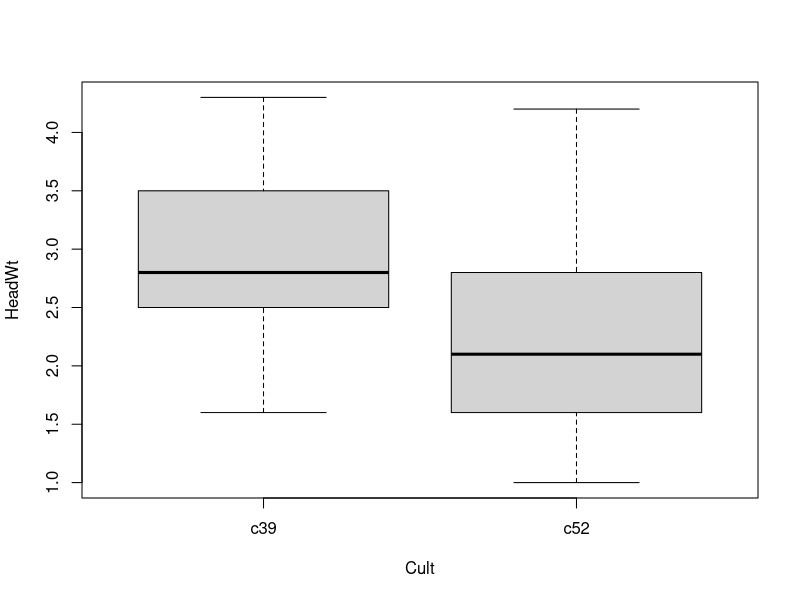
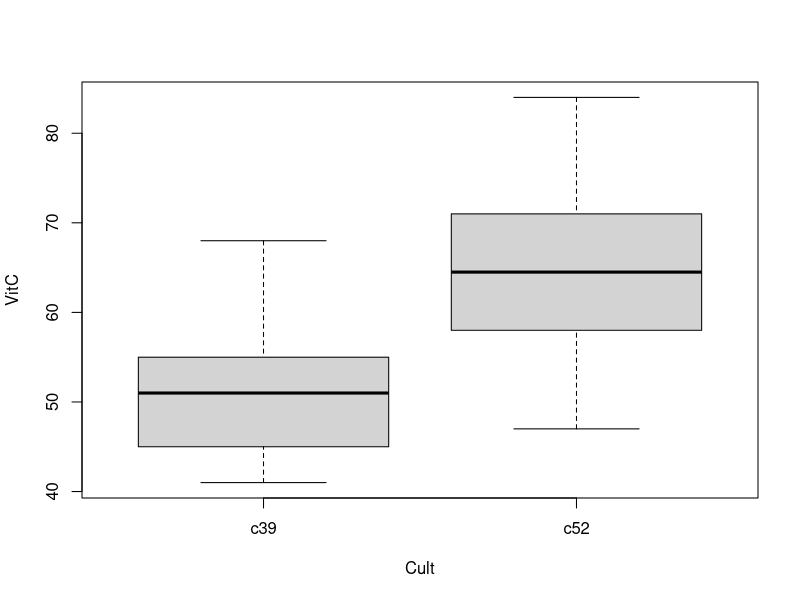

R code for these plots, in order:
library(MASS)
library(car)
summary(whiteside)
summary(cabbages)
boxplot( HeadWt ~ Cult, data = cabbages)
boxplot( VitC ~ Cult , data = cabbages)

